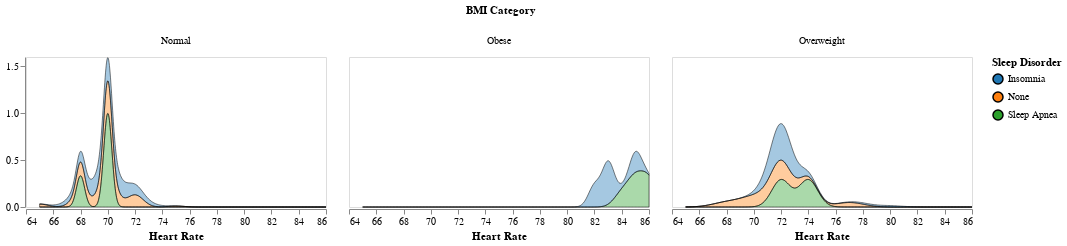

The code cell stored with this chart in its notebook:
### Markdown cell above
### Task 2: Ridge Plot
#### Compute Derived Value: What is the Heart Rate distribution for individuals who report "Insomnia" as their Sleep Disoprder.

### Code cell
#create radio button for Gender (Male or Female)
gender_radio = alt.binding_radio(options=['Male', 'Female'])
gender_selection = alt.selection_point(fields=['Gender'], bind=gender_radio, name='Ridge_Plot', value = 'Male', )

ridge_plots = alt.Chart(health_lifestyle).transform_density(
    'Heart Rate',
    as_=['Heart Rate', 'density'],
    groupby=['BMI Category', 'Sleep Disorder', 'Gender']
).mark_area(
    fillOpacity=0.4,
    interpolate='cardinal',
    stroke='black',
    strokeWidth=0.5
).encode(
    alt.X('Heart Rate:Q', title='Heart Rate', axis=alt.Axis(grid=False), scale = alt.Scale(zero = False)),
    alt.Y('density:Q', title=None,axis=alt.Axis(grid=False) ),
    alt.Color('Sleep Disorder:N', scale=alt.Scale(scheme='category10'),
              title='Sleep Disorder'),
    alt.Column('BMI Category:N', title='BMI Category'),
).add_params(
    gender_selection
).transform_filter(
    gender_selection
).properties(
    width=300, 
    height=150
)

ridge_plots

### Figure 1 — Vega-Lite specification as saved in the notebook (floating-point values rounded to 4 significant figures; data arrays with more than 128 entries replaced by an {"elided": "..."} marker saying what was removed)
{"config": {"view": {"continuousWidth": 300, "continuousHeight": 300}}, "data": {"name": "data-6069ce3e3b51bd513d2f25aae51e0fc7"}, "mark": {"type": "area", "fillOpacity": 0.4, "interpolate": "cardinal", "stroke": "black", "strokeWidth": 0.5}, "encoding": {"color": {"field": "Sleep Disorder", "scale": {"scheme": "category10"}, "title": "Sleep Disorder", "type": "nominal"}, "column": {"field": "BMI Category", "title": "BMI Category", "type": "nominal"}, "x": {"axis": {"grid": false}, "field": "Heart Rate", "scale": {"zero": false}, "title": "Heart Rate", "type": "quantitative"}, "y": {"axis": {"grid": false}, "field": "density", "title": null, "type": "quantitative"}}, "height": 150, "params": [{"name": "Ridge_Plot", "select": {"type": "point", "fields": ["Gender"]}, "bind": {"input": "radio", "options": ["Male", "Female"]}, "value": "Male"}], "transform": [{"density": "Heart Rate", "groupby": ["BMI Category", "Sleep Disorder", "Gender"], "as": ["Heart Rate", "density"]}, {"filter": {"param": "Ridge_Plot"}}], "width": 300, "$schema": "https://vega.github.io/schema/vega-lite/v5.8.0.json", "datasets": {"data-6069ce3e3b51bd513d2f25aae51e0fc7": {"elided": "374 records"}}}
